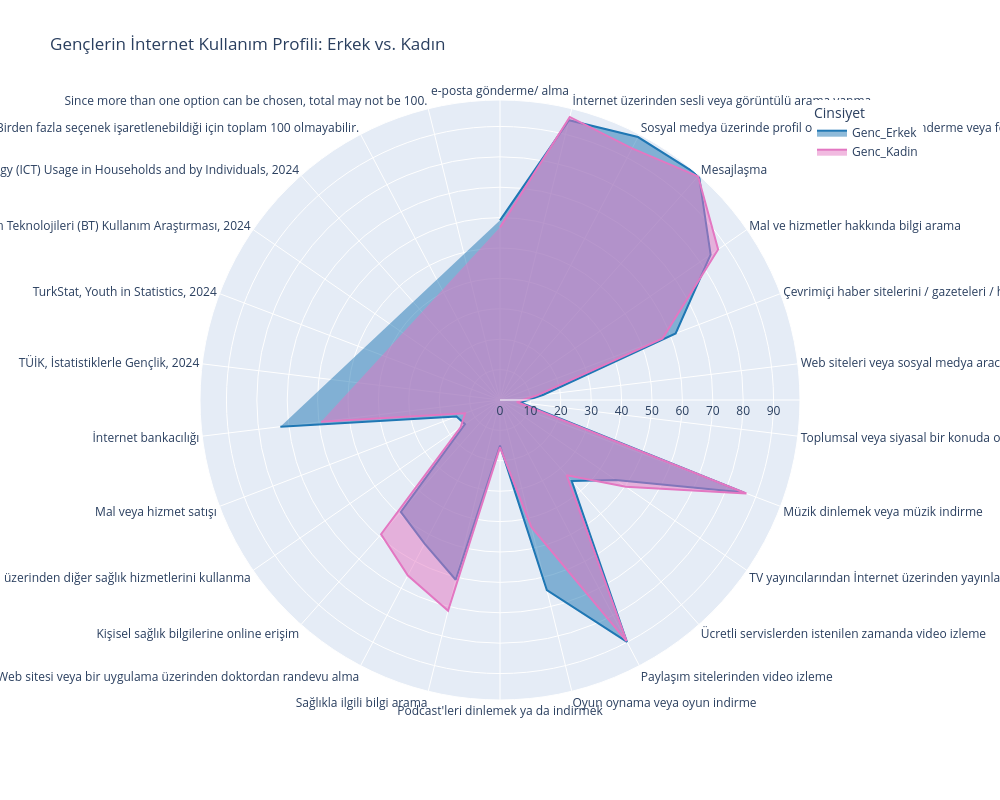

The notebook cell saved with this chart:
### Code cell
import plotly.express as px

# Verin zaten üst hücrelerde temizlendiği için doğrudan eritiyoruz
radar_df = df_clean.melt(id_vars='Amac', value_vars=['Genc_Erkek', 'Genc_Kadin'],
                         var_name='Cinsiyet', value_name='Oran')

fig = px.line_polar(radar_df, r='Oran', theta='Amac', color='Cinsiyet', line_close=True,
                    title="Gençlerin İnternet Kullanım Profili: Erkek vs. Kadın",
                    color_discrete_sequence=["#1f77b4", "#e377c2"])

fig.update_traces(fill='toself')

# Uzun metinlerin iç içe girmesini önleyen kenar boşluğu
fig.update_layout(
    margin=dict(l=200, r=200, t=100, b=100), 
    width=1000, 
    height=800
)

# Beyaz ekran / boş PNG hatasını sonsuza dek çözen adım: HTML olarak kaydet
fig.write_html("2_dijital_profil.html")
print("Tebrikler! Grafik '2_dijital_profil.html' adıyla kaydedildi. Tarayıcıda açıp sağ üstteki kamera ikonundan PNG alabilirsin.")

fig.show()

### Figure 1 — Plotly figure (JSON) as saved in the notebook; plotly's stock layout.template omitted (floating-point values rounded to 4 significant figures)
{"data": [{"fill": "toself", "hovertemplate": "Cinsiyet=Genc_Erkek<br>Oran=%{r}<br>Amac=%{theta}<extra></extra>", "legendgroup": "Genc_Erkek", "line": {"color": "#1f77b4", "dash": "solid"}, "marker": {"symbol": "circle"}, "mode": "lines", "name": "Genc_Erkek", "r": [59.1, 94.8, 97.7, 98.7, 84.2, 61.8, 14.4, 6.7, 85.9, 46.3, 35.6, 89.9, 64.4, 15.0, 60.9, 53.4, 49.2, 14.0, 15.3, 72.8, NaN, NaN, NaN, NaN, NaN, NaN, NaN, NaN, NaN, NaN, NaN, NaN, NaN, NaN, 59.1], "showlegend": true, "subplot": "polar", "theta": ["e-posta gönderme/ alma", "İnternet üzerinden sesli veya görüntülü arama yapma", "Sosyal medya üzerinde profil oluşturma, mesaj gönderme veya fotoğraf vb. içerik paylaşma", "Mesajlaşma", "Mal ve hizmetler hakkında bilgi arama", "Çevrimiçi haber sitelerini / gazeteleri / haber dergilerini okuma", "Web siteleri veya sosyal medya aracılığıyla  toplumsal veya siyasal konular ile ilgili görüşleri paylaşma", "Toplumsal veya siyasal bir konuda online tartışma/ oylamaya katılma ", "Müzik dinlemek veya müzik indirme ", "TV yayıncılarından İnternet üzerinden yayınlanan TV akışlarını canlı veya sonradan) izleme ", "Ücretli servislerden istenilen zamanda video izleme", "Paylaşım sitelerinden video izleme  ", "Oyun oynama veya oyun indirme", "Podcast'leri dinlemek ya da indirmek", "Sağlıkla ilgili bilgi arama", "Web sitesi veya bir uygulama üzerinden doktordan randevu alma", "Kişisel sağlık bilgilerine online erişim", "Hastaneye veya doktora gitmek yerine bir web sitesi veya uygulama üzerinden diğer sağlık hizmetlerini kullanma", "Mal veya hizmet satışı", "İnternet bankacılığı", "TÜİK, İstatistiklerle Gençlik, 2024", "TurkStat, Youth in Statistics, 2024", "Kaynak: TÜİK, Hanehalkı Bilişim Teknolojileri (BT) Kullanım Araştırması, 2024", "Source: TurkStat, Survey on Information and Communication Technology (ICT) Usage in Households and by Individuals, 2024", "Birden fazla seçenek işaretlenebildiği için toplam 100 olmayabilir.", "Since more than one option can be chosen, total may not be 100.", null, null, null, null, null, null, null, null, "e-posta gönderme/ alma"], "type": "scatterpolar"}, {"fill": "toself", "hovertemplate": "Cinsiyet=Genc_Kadin<br>Oran=%{r}<br>Amac=%{theta}<extra></extra>", "legendgroup": "Genc_Kadin", "line": {"color": "#e377c2", "dash": "solid"}, "marker": {"symbol": "circle"}, "mode": "lines", "name": "Genc_Kadin", "r": [56.8, 95.9, 93.5, 98.3, 87.2, 57.2, 12.1, 5.6, 86.7, 50.3, 33.1, 89.6, 43.0, 15.6, 71.4, 65.2, 59.0, 15.7, 12.3, 59.3, NaN, NaN, NaN, NaN, NaN, NaN, NaN, NaN, NaN, NaN, NaN, NaN, NaN, NaN, 56.8], "showlegend": true, "subplot": "polar", "theta": ["e-posta gönderme/ alma", "İnternet üzerinden sesli veya görüntülü arama yapma", "Sosyal medya üzerinde profil oluşturma, mesaj gönderme veya fotoğraf vb. içerik paylaşma", "Mesajlaşma", "Mal ve hizmetler hakkında bilgi arama", "Çevrimiçi haber sitelerini / gazeteleri / haber dergilerini okuma", "Web siteleri veya sosyal medya aracılığıyla  toplumsal veya siyasal konular ile ilgili görüşleri paylaşma", "Toplumsal veya siyasal bir konuda online tartışma/ oylamaya katılma ", "Müzik dinlemek veya müzik indirme ", "TV yayıncılarından İnternet üzerinden yayınlanan TV akışlarını canlı veya sonradan) izleme ", "Ücretli servislerden istenilen zamanda video izleme", "Paylaşım sitelerinden video izleme  ", "Oyun oynama veya oyun indirme", "Podcast'leri dinlemek ya da indirmek", "Sağlıkla ilgili bilgi arama", "Web sitesi veya bir uygulama üzerinden doktordan randevu alma", "Kişisel sağlık bilgilerine online erişim", "Hastaneye veya doktora gitmek yerine bir web sitesi veya uygulama üzerinden diğer sağlık hizmetlerini kullanma", "Mal veya hizmet satışı", "İnternet bankacılığı", "TÜİK, İstatistiklerle Gençlik, 2024", "TurkStat, Youth in Statistics, 2024", "Kaynak: TÜİK, Hanehalkı Bilişim Teknolojileri (BT) Kullanım Araştırması, 2024", "Source: TurkStat, Survey on Information and Communication Technology (ICT) Usage in Households and by Individuals, 2024", "Birden fazla seçenek işaretlenebildiği için toplam 100 olmayabilir.", "Since more than one option can be chosen, total may not be 100.", null, null, null, null, null, null, null, null, "e-posta gönderme/ alma"], "type": "scatterpolar"}], "layout": {"height": 800, "legend": {"title": {"text": "Cinsiyet"}, "tracegroupgap": 0}, "margin": {"b": 100, "l": 200, "r": 200, "t": 100}, "polar": {"angularaxis": {"direction": "clockwise", "rotation": 90}, "domain": {"x": [0, 1], "y": [0, 1]}}, "title": {"text": "Gençlerin İnternet Kullanım Profili: Erkek vs. Kadın"}, "width": 1000}}
